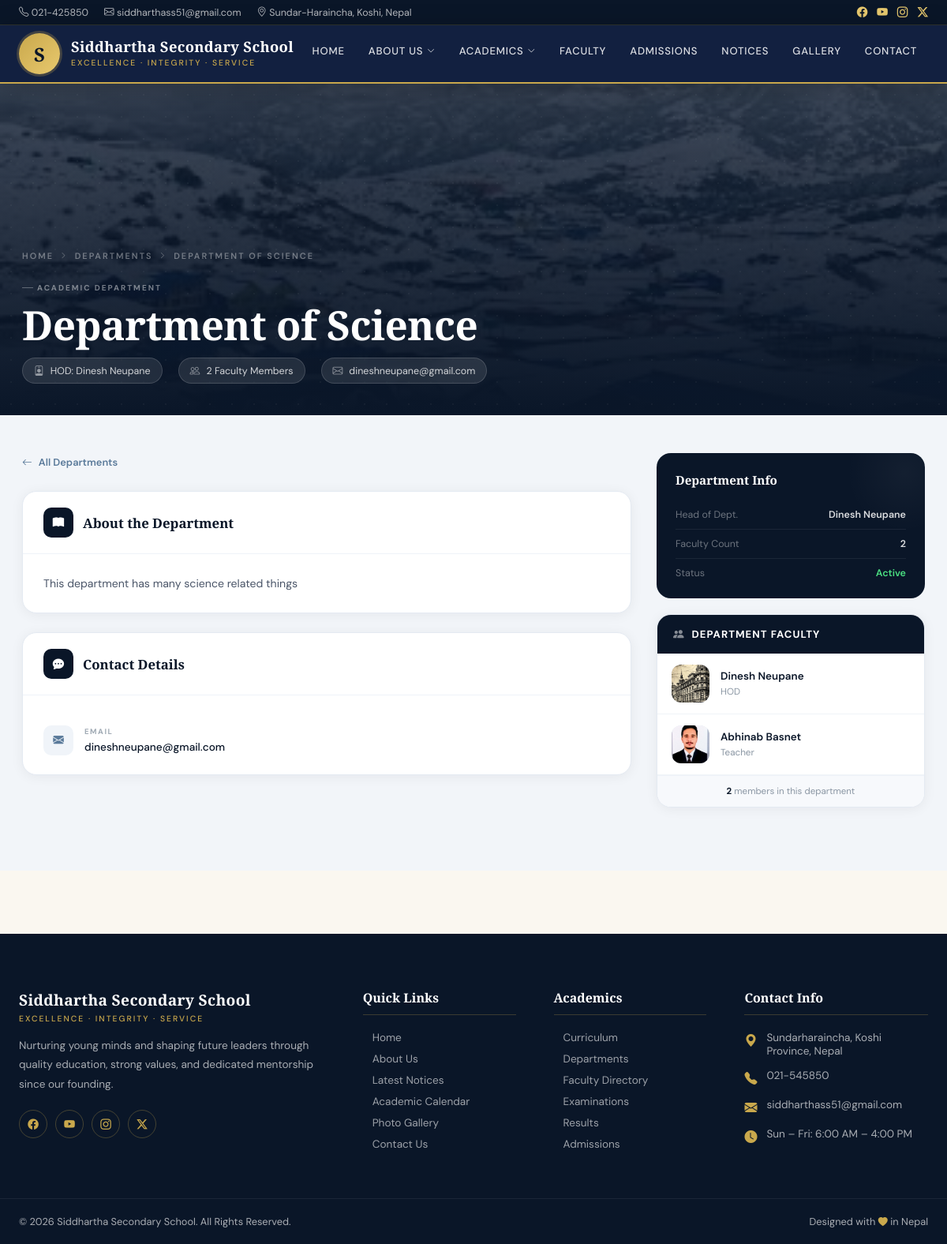
Screenshot of /departments/department-of-science/ with the database file from the repository.
### departments/models.py (models this page shows, shortened)
class Department(models.Model):
    name=models.CharField(max_length=100)
    slug=models.SlugField(unique=True)
    description=models.TextField()
    hod_name=models.CharField(max_length=100, verbose_name="Head of Department")
    contact_email=models.EmailField()
    cover_image = models.ImageField(upload_to='departments/')

### faculty/models.py (models this page shows, shortened)
class Teacher(models.Model):
    name = models.CharField(max_length=100)
    designation=models.CharField(max_length=100)
    department= models.CharField(max_length=100)
    email=models.EmailField()
    bio=models.TextField(blank=True)
    image = models.ImageField(upload_to='teachers/', default='teachers/default.png')
    joined_date=models.DateField(auto_now_add=True)

### departments/views.py (the view)
# urls.py: path('<slug:slug>/', views.department_detail, name='dept_detail'),
def department_detail(request,slug):
    dept=get_object_or_404(Department,slug=slug)
    dept_teachers = Teacher.objects.filter(department=dept.name)
    context={
        'dept':dept,
        'teachers':dept_teachers,
    }
    return render(request ,'departments/detail.html',context)

### departments/templates/departments/detail.html (shortened to what this page needs)
{% extends 'core/base.html' %}
{% load static %}
{% block content %}
<div class="dd-page">
<div class="dd-hero">
    {% if dept.cover_image %}
        <img class="dd-hero-img" src="{{ dept.cover_image.url }}" alt="{{ dept.name }}">
    {% endif %}
    <div class="dd-hero-inner">
        <div class="dd-breadcrumb">
            <a href="/">Home</a>
            <i class="bi bi-chevron-right"></i>
            <a href="{% url 'dept_list' %}">Departments</a>
            <i class="bi bi-chevron-right"></i>
            <span>{{ dept.name }}</span>
        </div>
        <div class="dd-tag">Academic Department</div>
        <h1>{{ dept.name }}</h1>
        <div class="dd-hero-meta">
            <div class="dd-meta-pill">
                <i class="bi bi-person-badge"></i>
                HOD: {{ dept.hod_name }}
            </div>
            <div class="dd-meta-pill">
                <i class="bi bi-people"></i>
                {{ teachers|length }} Faculty Member{{ teachers|length|pluralize }}
            </div>
            {% if dept.contact_email %}
            <div class="dd-meta-pill">
                <i class="bi bi-envelope"></i>
                {{ dept.contact_email }}
            </div>
            {% endif %}
        </div>
    </div>
</div>
<div class="dd-main">
    <div class="dd-content">
        <a href="{% url 'dept_list' %}" class="dd-back">
            <i class="bi bi-arrow-left"></i> All Departments
        </a>
        <div class="dd-card">
            <div class="dd-card-header">
                <div class="dd-card-header-icon"><i class="bi bi-book-fill"></i></div>
                <h2>About the Department</h2>
            </div>
            <div class="dd-card-body">
                <p>{{ dept.description }}</p>
            </div>
        </div>
        {% if dept.contact_email %}
        <div class="dd-card">
            <div class="dd-card-header">
                <div class="dd-card-header-icon"><i class="bi bi-chat-dots-fill"></i></div>
                <h2>Contact Details</h2>
            </div>
            <div class="dd-card-body">
                <div class="dd-contact-row">
                    <div class="dd-contact-icon"><i class="bi bi-envelope-fill"></i></div>
                    <div>
                        <span class="dd-contact-label">Email</span>
                        <span class="dd-contact-value">
                            <a href="mailto:{{ dept.contact_email }}">{{ dept.contact_email }}</a>
                        </span>
                    </div>
                </div>
            </div>
        </div>
        {% endif %}
    </div>
    <div class="dd-sidebar">
        <div class="dd-info-card">
            <h4>Department Info</h4>
            <div class="dd-info-row">
                <span class="dd-info-key">Head of Dept.</span>
                <span class="dd-info-val">{{ dept.hod_name }}</span>
            </div>
            <div class="dd-info-row">
                <span class="dd-info-key">Faculty Count</span>
                <span class="dd-info-val">{{ teachers|length }}</span>
            </div>
            <div class="dd-info-row">
                <span class="dd-info-key">Status</span>
                <span class="dd-info-val" style="color:#4ade80;">Active</span>
            </div>
        </div>
        <div class="dd-sidebar-card">
            <div class="dd-sidebar-header">
                <i class="bi bi-people-fill"></i>
                <h3>Department Faculty</h3>
            </div>
            {% for teacher in teachers %}
            <div class="dd-teacher">
                {% if teacher.image %}
                    <img class="dd-teacher-photo" src="{{ teacher.image.url }}" alt="{{ teacher.name }}">
                {% else %}
                    <div class="dd-teacher-fallback">
                        {{ teacher.name|slice:":2"|upper }}
                    </div>
                {% endif %}
                <div>
                    <p class="dd-teacher-name">{{ teacher.name }}</p>
                    <p class="dd-teacher-role">{{ teacher.designation }}</p>
                </div>
            </div>
            {% empty %}
            <div class="dd-no-faculty">
                <i class="bi bi-person-x"></i>
                No faculty listed yet.
            </div>
            {% endfor %}
            {% if teachers %}
            <div class="dd-teacher-count">
                <strong>{{ teachers|length }}</strong> member{{ teachers|length|pluralize }} in this department
            </div>
            {% endif %}
        </div>
    </div>
</div>
</div>
{% endblock %}

### core/templates/core/base.html (style rules this page uses)
:root { --navy: #0a1628; --navy-2: #122040; --gold: #c9a84c; --gold-lt: #e8c96e; --cream: #faf7f0; --text: #1e2a3a; --muted: #6b7a8d; --white: #ffffff; --border: rgba(201,168,76,0.25); --shadow: 0 8px 40px rgba(10,22,40,0.12); }
*, *::before, *::after { box-sizing: border-box; margin: 0; padding: 0; }
html { scroll-behavior: smooth; }
body { font-family: 'DM Sans', sans-serif; background: var(--cream); color: var(--text); overflow-x: hidden; }

### rows the page displays
Department: cover_image (picture), name "DEPARTMENT OF SCIENCE", name "Department of Science", hod_name "Dinesh Neupane", contact_email "dineshneupane@gmail.com", description "This department has many science related things"
Teacher: image (picture), name "Dinesh Neupane", designation "HOD"
Teacher: image (picture), name "Abhinab Basnet", designation "Teacher"

### other values shown
{{ teachers|length }} "2"
